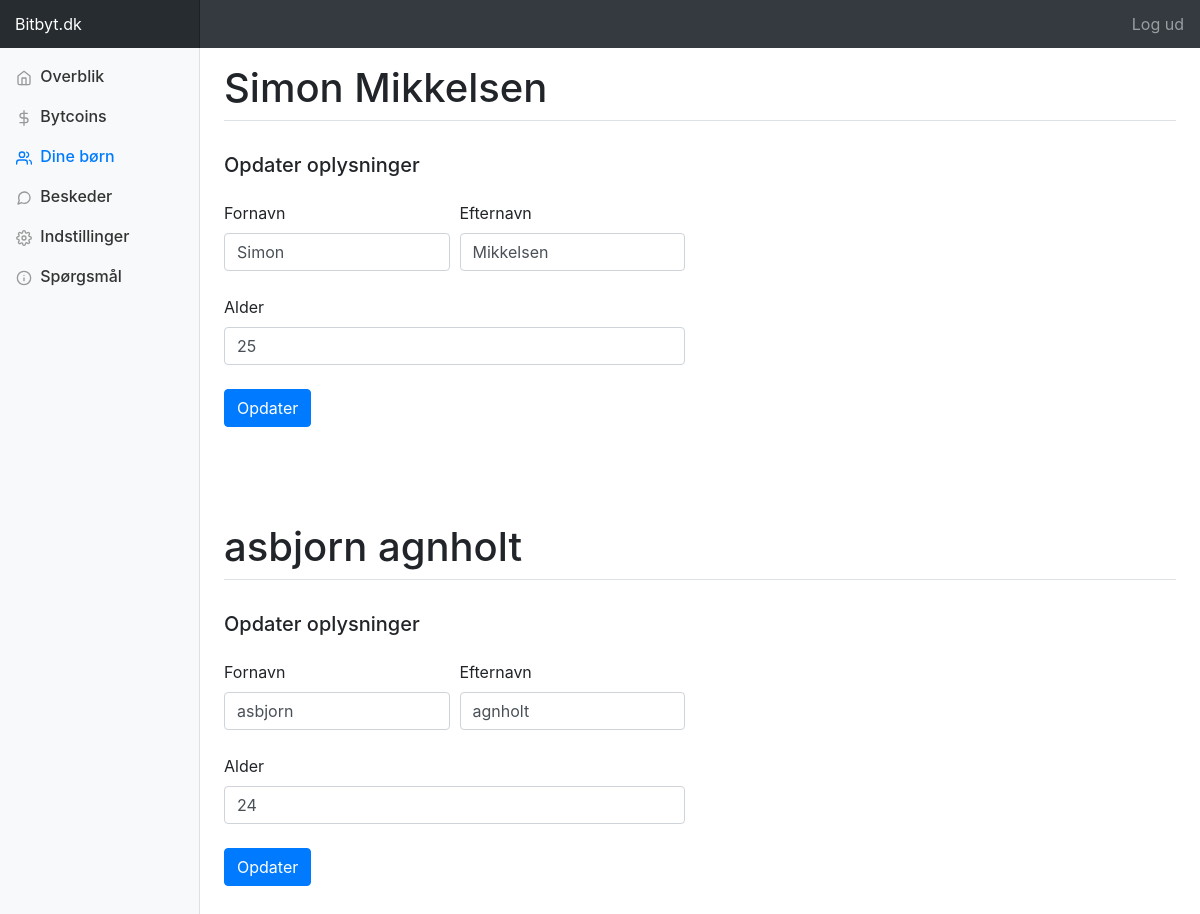
Page /parent/parent_dine_born.php (signed in) on the committed database.
### tables this page shows
CREATE TABLE IF NOT EXISTS `kid_info` (
  `kid_id` int(11) NOT NULL,
  `first_name` varchar(40) NOT NULL,
  `last_name` varchar(50) NOT NULL,
  `age` tinyint(2) NOT NULL,
  `timestamp` timestamp NOT NULL DEFAULT CURRENT_TIMESTAMP,
  `id` int(11) NOT NULL AUTO_INCREMENT,
  `parent_id` int(11) DEFAULT NULL,
  `bytcoin` int(11) NOT NULL DEFAULT '0',
  PRIMARY KEY (`id`)
);

### parent/parent_dine_born.php (the view, shortened to what this page needs)
<?php
    require_once('includes/header_parent.php');
    if (isset($_SESSION['parent_id'])) {
    $parent_id = $_SESSION['parent_id'];
    ?>
<main role="main" class="col-md-10 ml-sm-auto col-lg-10 pt-3 px-4">
    <?php
           $barn1 = "SELECT * FROM `kid_info`
                            JOIN `parent` ON parent.kid_id = kid_info.kid_id OR parent.kid_id2 = kid_info.kid_id
                            JOIN `kid` ON kid.user_id = kid_info.kid_id
                    WHERE parent.parent_id = '$parent_id'";
    $result1 = mysqli_query($con, $barn1);
    if (!$result1) die(mysqli_error($con));
    else ($rows1 = mysqli_num_rows($result1));
        if ($rows1 > 0) {
            while ($row1 = mysqli_fetch_array($result1)) {
                $fornavn = $row1['first_name'];
                $efternavn1 = $row1['last_name'];
                $alder1 = $row1['age'];
                ?>
    <div class="container-fluid px-0 pb-5">
        <div class="d-flex justify-content-between flex-wrap flex-md-nowrap align-items-center pb-0 mb-3 border-bottom">
            <h1><?php echo $fornavn . ' ' . $efternavn1 ?></h1>
        </div>
        <div class="container-fluid px-0">
            <div class="container pt-3 ml-0 px-0">
                <h5>Opdater oplysninger</h5>
            </div>
            <div class="container-fluid pt-3 px-0">
                <div class="row">
                    <fieldset class="col-md-8 col-lg-6 col-12">
                        <form class="needs-validation" novalidate method="post" action="<?php echo htmlspecialchars($_SERVER['PHP_SELF']);?>">
                            <div class="form-row">
                                <div class="col-md-6 mb-4">
                                    <label for="validationCustom01">Fornavn</label>
                                    <input type="text" class="form-control" id="validationCustom01" placeholder="Kim" name="first_name" value="<?php echo $fornavn ?>" required>
                                </div>
                                <div class="col-md-6 mb-4">
                                    <label for="validationCustom02">Efternavn</label>
                                    <input type="text" class="form-control" id="validationCustom02" placeholder="Larsen" value="<?php echo $efternavn1 ?>" name="last_name" required>
                                </div>
                                <div class="col-md-12 mb-4">
                                    <label for="validationCustom02">Alder</label>
                                    <input type="text" class="form-control" id="validationCustom02" placeholder="12" name="age" value="<?php echo $alder1 ?>" required>
                                </div>
                            </div>
                            <button class="btn btn-primary" type="submit">Opdater</button>
                        </form>
                        <br><br>
                    </fieldset>
                </div>
            </div>
        </div>
    </div>
    <?php
            }
        }
        ?>
</main>
<?php require_once('includes/footer_parent.php') ?>
<?php
    die();
}
require_once('includes/footer_parent.php');
die();
?>

### styles/style-parent.css (style rules this page uses)
.border-bottom { border-bottom: 1px solid #e5e5e5; }

### rows in the picture
kid_info: first_name "Simon", last_name "Mikkelsen", age "25"
kid_info: first_name "asbjorn", last_name "agnholt", age "24"
